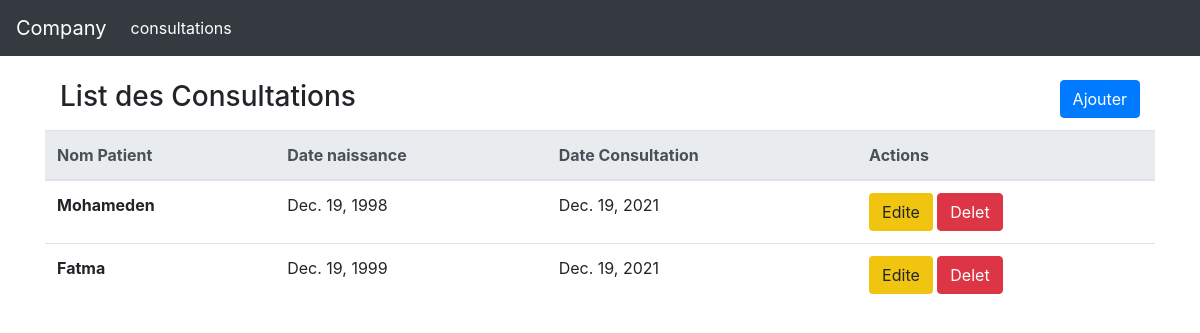
The app's page /, older data.
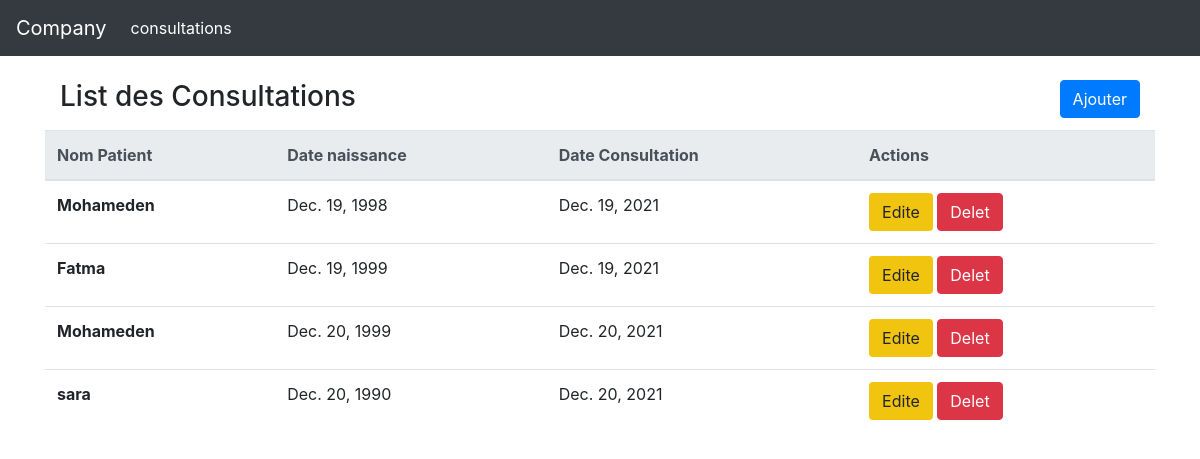
The same page, newer data.
### Dev/models.py (models this page shows, shortened)
class Consultation(models.Model):
    SEX = (
        ('Homme', 'Homme'),
        ('Femme', 'Femme')
    )
    GROUPE_SANGUIN = (
        ('O+', 'O+'),
        ('A+', 'A+'),
        ('B+', 'B+'),
        ('O-', 'O-'),
        ('A-', 'A-'),
        ('AB+', 'AB+'),
        ('B-', 'B-'),
        ('AB-', 'AB-')
    )
    nom = models.CharField(max_length=50,default="")
    prenom =  models.CharField(max_length=50,default="")
    Date_Naissance = models.DateField()
    sex =  models.CharField(max_length=6,default="", choices=SEX)
    groupe_Sanguin = models.CharField(max_length=3,default="", choices=GROUPE_SANGUIN)
    profile_pic = models.ImageField(null=True, blank=True)
    Date_Consultation = models.DateField()
    Poids = models.FloatField(default="")
    Tension = models.CharField(max_length=20,default="")
    Taille = models.FloatField(default="")
    Observation = models.TextField(max_length=5000,default="")

### Dev/views.py (the view)
# urls.py: 2. Add a URL to urlpatterns:  path('', views.home, name='home')
def home(request):
    Consult = Consultation.objects.all()
    return render(request, 'home.html', {'Consult' : Consult})

### templates/home.html
 {% extends "header.html" %}
     {% block  content %}
     <br>
  <div class="container">
    <section class="content-header">
      <div class="container-fluid">
        <div class="row mb-2">
          <div class="col-sm-6">
            <h3>List des Consultations</h3>
          </div>
          <div class="col-sm-6 ">
            <a class="btn btn-primary float-sm-right" href="{% url 'AjoutConsultation' %}">Ajouter</a>
          </div>
        </div>
      </div>
    </section>
        <table class="table">
        <thead class="thead-light">
          <tr>
            <th scope="col">Nom Patient</th>
            <th scope="col">Date naissance</th>
            <th scope="col">Date Consultation</th>
            <th scope="col">Actions</th>
          </tr>
        </thead>
        <tbody>
        {% for C in Consult%}
          <tr>
            <th scope="row">{{C.nom}}</th>
            <td>{{C.Date_Naissance}}</td>
            <td>{{C.Date_Consultation}}</td>
            <td>
            <a class="btn" href="{% url 'Update' C.pk %}" style="background-color : #F1C40F"  >Edite</a>
            <a class="btn btn-danger" href="{% url 'Delete' C.pk %}">Delet</a>
            </td>
          </tr>
        {% endfor %}
        </tbody>
      </table>
      </div>
  {% endblock %}

Row changes from the older to the newer data that the page shows:
added Consultation: nom "Mohameden", Date_Naissance "Dec. 20, 1999", Date_Consultation "Dec. 20, 2021"
added Consultation: nom "sara", Date_Naissance "Dec. 20, 1990", Date_Consultation "Dec. 20, 2021"
